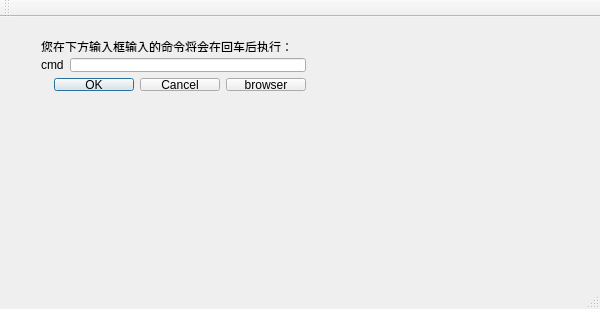
<?xml version="1.0" encoding="UTF-8"?>
<ui version="4.0">
 <class>MainWindow</class>
 <widget class="QMainWindow" name="MainWindow">
  <property name="geometry">
   <rect>
    <x>0</x>
    <y>0</y>
    <width>600</width>
    <height>309</height>
   </rect>
  </property>
  <property name="windowTitle">
   <string>MainWindow</string>
  </property>
  <widget class="QWidget" name="centralWidget">
   <widget class="QWidget" name="">
    <property name="geometry">
     <rect>
      <x>30</x>
      <y>10</y>
      <width>287</width>
      <height>75</height>
     </rect>
    </property>
    <layout class="QVBoxLayout" name="verticalLayout">
     <item>
      <widget class="QLabel" name="label">
       <property name="text">
        <string>&lt;html&gt;&lt;head/&gt;&lt;body&gt;&lt;p&gt;您在下方输入框输入的命令将会在&lt;a-herf=&quot;www.baidu.com&quot;&gt;回车&lt;/a&gt;后执行：&lt;/p&gt;&lt;/body&gt;&lt;/html&gt;</string>
       </property>
      </widget>
     </item>
     <item>
      <layout class="QHBoxLayout" name="horizontalLayout_2">
       <item>
        <widget class="QLabel" name="label_2">
         <property name="text">
          <string>cmd</string>
         </property>
        </widget>
       </item>
       <item>
        <widget class="QLineEdit" name="lineEdit"/>
       </item>
      </layout>
     </item>
     <item>
      <layout class="QHBoxLayout" name="horizontalLayout">
       <item>
        <spacer name="horizontalSpacer">
         <property name="orientation">
          <enum>Qt::Horizontal</enum>
         </property>
         <property name="sizeHint" stdset="0">
          <size>
           <width>40</width>
           <height>20</height>
          </size>
         </property>
        </spacer>
       </item>
       <item>
        <widget class="QDialogButtonBox" name="buttonBox">
         <property name="standardButtons">
          <set>QDialogButtonBox::Cancel|QDialogButtonBox::Ok</set>
         </property>
        </widget>
       </item>
       <item>
        <widget class="QPushButton" name="pushButton1">
         <property name="text">
          <string>browser</string>
         </property>
        </widget>
       </item>
      </layout>
     </item>
    </layout>
   </widget>
  </widget>
  <widget class="QMenuBar" name="menuBar">
   <property name="geometry">
    <rect>
     <x>0</x>
     <y>0</y>
     <width>600</width>
     <height>23</height>
    </rect>
   </property>
  </widget>
  <widget class="QToolBar" name="mainToolBar">
   <attribute name="toolBarArea">
    <enum>TopToolBarArea</enum>
   </attribute>
   <attribute name="toolBarBreak">
    <bool>false</bool>
   </attribute>
  </widget>
  <widget class="QStatusBar" name="statusBar"/>
 </widget>
 <layoutdefault spacing="6" margin="11"/>
 <resources/>
 <connections/>
</ui>
